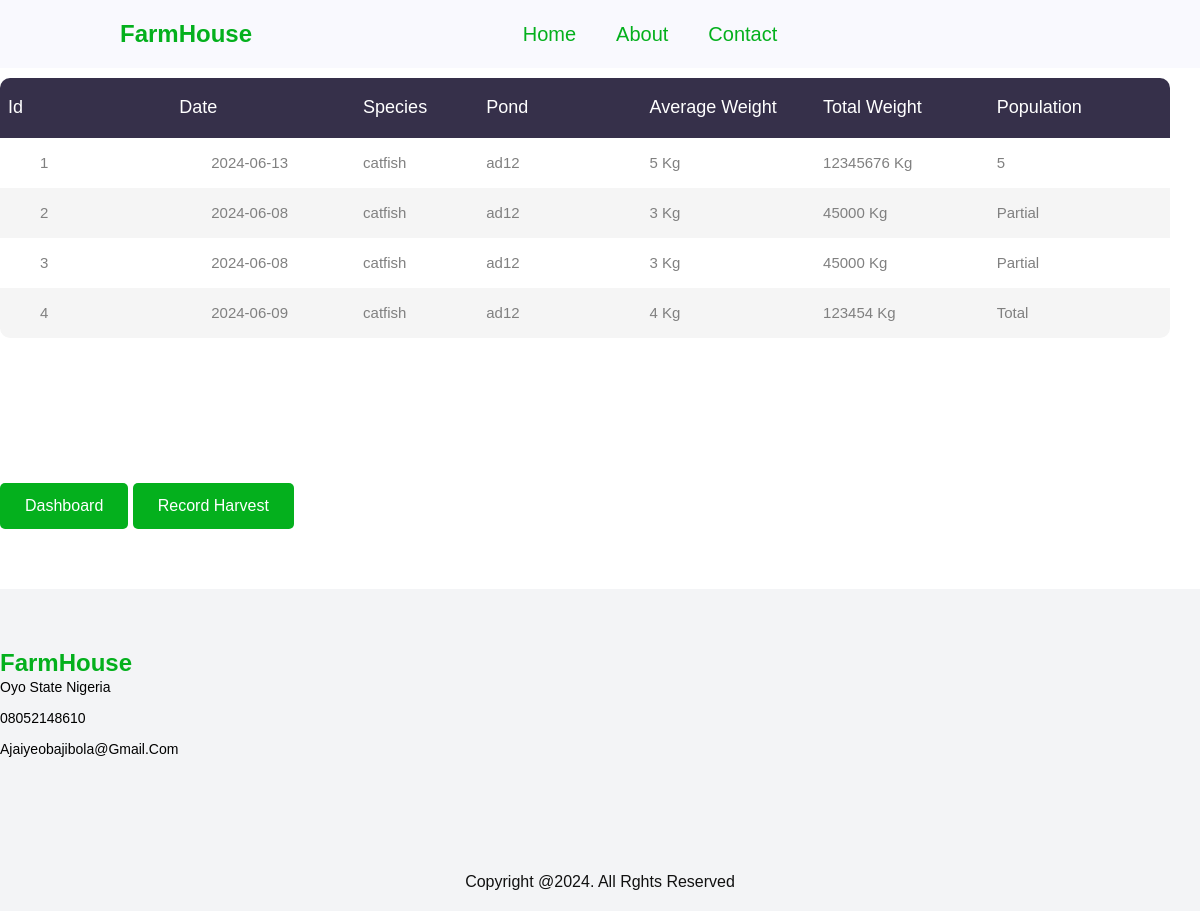
The app's page /staff/harvest.php (signed in) with its own data.
### tables this page shows
CREATE TABLE `stock` (
  `id` int(11) NOT NULL,
  `date` date NOT NULL,
  `species` varchar(100) NOT NULL,
  `pond` varchar(20) NOT NULL,
  `avg_weight` int(100) NOT NULL,
  `total_weight` int(100) NOT NULL,
  `quantity` int(100) NOT NULL,
  `population` varchar(100) NOT NULL
);

### staff/harvest.php (the view, shortened to what this page needs)
<?php
require_once "../config.php";
$sql = " SELECT id, date, pond, quantity, species, total_weight, avg_weight, population from stock";
$stmt =  mysqli_prepare($link, $sql);
if($stmt) {
    mysqli_stmt_execute($stmt);
    $result  = mysqli_stmt_get_result($stmt);
    $farm = [];
    if ($result) {
        while ($row = mysqli_fetch_assoc($result)) {
            $farm[] = $row;
        }
    }
    else {
        echo "error" . mysqli_error($link);
    }
}
?>
    <!DOCTYPE html>
<html lang="en">
<head>
    <link rel="stylesheet" href="../style.css">
</head>
<body>
    <header>
        <a href="" class="logo">
            <h2>FarmHouse </h2>
        </a>
        <ul class="navmenu">
            <li><a href="../index.html">Home</a></li>
            <li><a href="">About</a></li>
            <li><a href="">Contact</a></li>
        </ul>
        <div class="nav-icon">
        <a href=""><i class="fa-solid fa-film"></i></a>
        </div>
    </header>
    <h4>Welcome Farmer <b><?php echo isset($_SESSION["email"]) ? htmlspecialchars($_SESSION["email"]) : "Unknown"; ?></b></h4>
<section>
        <div class="limiter">
            <div class="container-table100">
                <div class="wrap-table100">
                    <div class="table100">
                        <table>
                            <thead>
                            <tr class="table100-head">
                                    <th>Id</th>
                                    <th>Date </th>
                                    <th>Species</th>
                                    <th>Pond</th>
                                    <th>Average Weight</th>
                                    <th> Total Weight</th>
                                    <th>Population</th>
                                </tr>
                            </thead>
                            <tbody>
                            <?php foreach($farm as $rows): ?>
                                <tr>
                                <td class="column1"> <?php echo ($rows['id']); ?></td>
                                <td class="column1"> <?php echo ($rows['date']); ?></td>
                                <td class="column2"> <?php echo ($rows['species']); ?></td>
                                <td class="column3"> <?php echo ($rows['pond']); ?> </td>
                                <td class="column3"> <?php echo ($rows['avg_weight']); ?> Kg</td>
                                <td class="column3"> <?php echo ($rows['total_weight']); ?> Kg</td>
                                <td class="column3"> <?php echo ($rows['population']); ?> </td>
                            </tr>
                            <?php endforeach; ?>
                            </tbody>
                        </table>
                    </div>
                </div>
            </div>
        </div>
    </section>
    <section>
<a href="staff_board.php">
    <button class="formbold-btn">Dashboard</button>
</a>
<a href="s_harvest.php">
    <button class="formbold-btn">Record Harvest</button>
</a>
</section>
    <section class="contact">
        <div class="contact-info">
            <div class="first-info">
                <a href="" class="logo">
                    <h2>FarmHouse</h2>
                </a>
                <p>Oyo State Nigeria</p>
                <p>08052148610</p>
                <p>ajaiyeobajibola@gmail.com</p>
                <div class="social-icon">
                    <a href=""><i class="fa-brands fa-facebook"></i></a>
                    <a href=""><i class="fa-brands fa-twitter"></i></a>
                    <a href=""><i class="fa-brands fa-instagram"></i></a>
                    <a href=""><i class="fa-brands fa-tiktok"></i></a>
                </div>
            </div>
    </section>
    <div class="end-text">
        <p> Copyright @2024. All Rghts Reserved</p>
    </div>
</body>
</html>

### style.css (style rules this page uses)
* { padding: 0; margin: 0; box-sizing: border-box; scroll-behavior: smooth; font-family: "Jost", sans-serif; list-style: none; text-decoration: none; }
:root { --pri-1: #efefef; --sec-1: #04041b; --ter-1: #f9f9fe #0000ee; }
header { position: fixed; width: 100%; top: 0; right: 0; z-index: 1000; display: flex; align-items: center; justify-content: space-between; padding: 20px 10%; background: #f9f9fe; }
.logo h2 { max-width: 120px; height: auto; color: #04b01d; }
.navmenu { display: flex; }
.navmenu a { color: #04b01d; font-size: 20px; text-transform: capitalize; padding: 10px 20px; font-weight: 400; transition: all .42s ease; }
.nav-icon { display: flex; align-items: center; justify-content: space-between; }
section { padding: 5% 10%; }
.contact { background-color: #f3f4f6; }
.contact-info { display: grid; grid-template-columns: repeat(auto-fit, minmax(60px, auto)); gap: 3rem; }
.first-info a { width: 140px; height: auto; }
.contact-info p { font-size: 14px; font-weight: 400; text-transform: capitalize; margin-bottom: 10px; line-height: 1.5; cursor: pointer; transition: all .42s; }
.end-text { background-color: #f3f4f6; text-align: center; padding: 20px; }
.end-text p { color: #111; text-transform: capitalize; }
.limiter { width: 100%; margin: 0 auto; }
.wrap-table100 { width:1170px; }
table { border-spacing: 1; border-collapse: collapse; background-color: #fff; border-radius: 10px; overflow: hidden; width: 100%; margin: 0 auto; position: relative; }
table * { position: relative; }
table td, table th { padding-left: 8px; }
table thead tr { height: 60px; background: #36304a; }
table tbody tr { height: 50px; }
table tbody tr:last-child { border: 0; }
table td, table th { text-align: left; }
.table100-head th { font-size:18px;color:#fff; line-height:1.2; font-weight:unset; }
tbody tr:nth-child(even) { background-color:#f5f5f5; }
tbody tr { font-size:15px; color:gray; line-height:1.2; font-weight:unset; }
.column1 { width:260px; padding-left:40px; }
.column2 { width:160px; }
.column3 { width:245px; }
.formbold-btn { font-size: 16px; border-radius: 5px; padding: 14px 25px; border: none; font-weight: 500; background-color: #04b01d; color: white; cursor: pointer; margin-top: 25px; }
a, a:active, a:focus { color: #6f6f6f; text-decoration: none; transition-timing-function: ease-in-out; -ms-transition-timing-function: ease-in-out; -moz-transition-timing-function: ease-in-out; -webkit-transition-timing-function: ease-in-out; -o-transition-timing-function: ease-in-out; transition-duration: .2s; -ms-transition-duration: .2s; -moz-transition-duration: .2s; -webkit-transition-duration: .2s; -o-transition-duration: .2s; }
ul { margin: 0; padding: 0; list-style: none; }
section { padding: 60px 0; }

### records on screen
stock: id "1", date "2024-06-13", species "catfish", pond "ad12", avg_weight "5", total_weight "12345676", population "5"
stock: id "2", date "2024-06-08", species "catfish", pond "ad12", avg_weight "3", total_weight "45000", population "Partial"
stock: id "3", date "2024-06-08", species "catfish", pond "ad12", avg_weight "3", total_weight "45000", population "Partial"
stock: id "4", date "2024-06-09", species "catfish", pond "ad12", avg_weight "4", total_weight "123454", population "Total"
